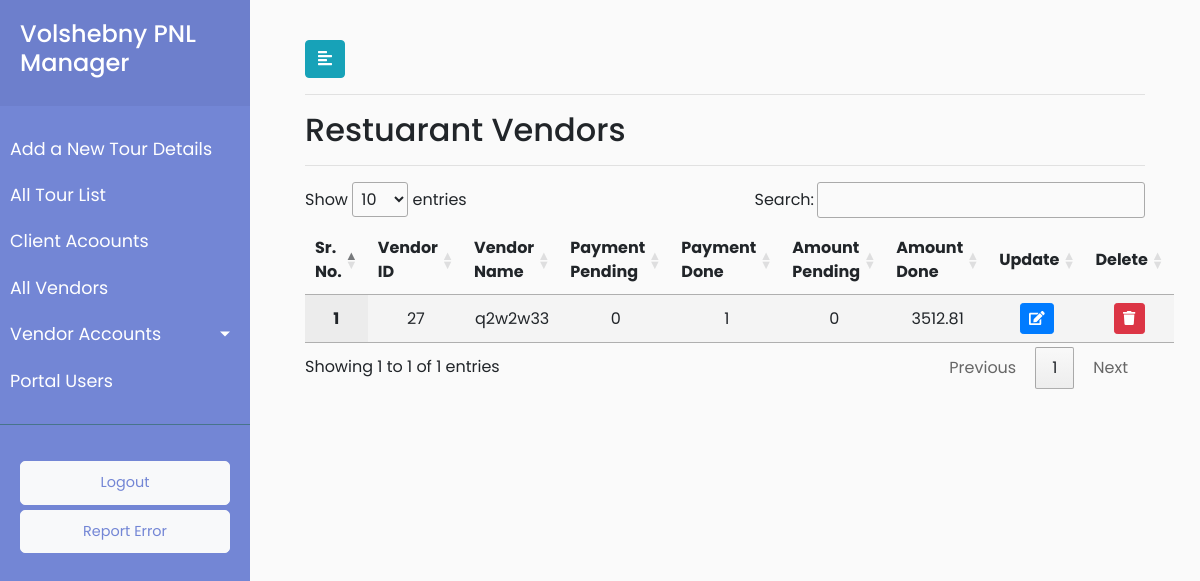
The page /vendor_accounts_restaurant_quatation/ (signed in) on the database its author committed.
### payment/models.py (models this page shows, shortened)
class Vendor(models.Model):
    vendor_type_choices=(('Air Ticket Service','Air Ticket Service'),
                        ('Visa Cost Service','Visa Cost Service'),
                        ('Hotel Quatation Service','Hotel Quatation Service'),
                        ('Restuarant Quatation Service','Restuarant Quatation Service'),
                        ('Entrances Quatation Service','Entrances Quatation Service'),
                        ('SapSan Quatation Service','SapSan Quatation Service'),
                        ('Guide Service','Guide Service'),
                        ('Transport Service','Transport Service'))
    vendor_name = models.CharField(max_length=920)
    vendor_address = models.CharField(max_length=920)
    vendor_type = models.CharField(choices=vendor_type_choices,max_length=920,default="Air Ticket Service")
    vendor_mobile = models.CharField(max_length=920,default="")
    vendor_email = models.CharField(max_length=920,default="")
    vendor_remark = models.CharField(max_length=920,default="")

### payment/views.py (the view)
# urls.py: path('vendor_accounts_restaurant_quatation/', views.vendor_accounts_restaurant_quatation, name='vendor_accounts_restaurant_quatation'),
@login_required(login_url='/user_login')
def vendor_accounts_restaurant_quatation(request):
    restaurant_list=functions.filtering_vendors("Restuarant Quatation Service")
    userrole = request.user.user_role
    return render(request,'payment/vendor_accounts_restaurant_quatation.html',{'restaurant_list':restaurant_list,'userrole':userrole })

### payment/functions.py (called while the page is built)
def filtering_vendors(vendor_type_parameter):
    vendor_payment_status = ['Pending','Done','Payment_Pending_Amonut','Payment_Done_Amount']
    x = list(set(list(Vendor.objects.filter(vendor_type=vendor_type_parameter).values_list('pk','vendor_name'))))
    vendor_status_list = [vendor_payment_count(a,vendor_payment_status_one) for a in x for vendor_payment_status_one in vendor_payment_status ]
    final = [vendor_status_list[i * 4:(i + 1) * 4] for i in range((len(vendor_status_list) + 4 - 1) // 4 )]
    vendor_dict = dict(zip(x,final))
    return vendor_dict

### payment/templates/payment/vendor_accounts_restaurant_quatation.html (shortened to what this page needs)
{% extends 'payment/base.html' %}
{% load static %}
{% block headscript %}
<link rel="stylesheet" href="//cdn.datatables.net/1.10.19/css/jquery.dataTables.min.css">
{% endblock headscript %}
{% block content %}
<div id="content">
	<div class="container-fluid">
		<button type="button" id="sidebarCollapse" class="btn btn-info">
			<i class="fas fa-align-left"></i>
		</button>
        <hr>
                <h2>Restuarant Vendors</h2>
        <hr>
        <div>
                       <table id="test_table" class="display" style="width:100%; text-align: center">
                            <thead>
                                <tr>
                                    <th>Sr. No.</th>
                                    <th>Vendor ID</th>
                                    <th>Vendor Name</th>
                                    <th>Payment Pending</th>
                                     <th>Payment Done</th>
                                     <th>Amount Pending</th>
                        <th>Amount Done</th>
                                      <th>Update</th>
                                        <th>Delete</th>
                                </tr>
                            </thead>
                           <tbody>
                    {% for key,value in restaurant_list.items %}
                    <tr>
                        <th class="text-center" scope="row">{{ forloop.counter }}</th>
                        <td class="text-center">{{ key.0 }}</td>
                        <td class="text-center">{{ key.1 }}</td>
                        <td class="text-center"><a href="{% url 'payment:vendor_accounts_restaurant_quatation_details'  vendor_id=key.0 payment_status="Pending"  %}"> {{value.0}} </a></td>
                        <td class="text-center"><a href="{% url 'payment:vendor_accounts_restaurant_quatation_details'  vendor_id=key.0 payment_status="Done"  %}">{{value.1}}</a></td>
                        <td class="text-center">{{value.2}}</a></td>
                        <td class="text-center">{{value.3}}</a></td>
                        <td>
							<button type="button" class="update-restaurant btn btn-sm btn-primary" data-id="{% url 'payment:vendor_restaurant_update' pk=key.0  %}">
								<span class="fa fa-edit"></span>
							</button>
						</td>
						<td>
							<button type="button" class="delete-restaurant btn btn-sm btn-danger" data-id="{% url 'payment:vendor_restaurant_delete' pk=key.0  %}">
								<span class="fa fa-trash"></span>
							</button>
						</td>
                    </tr>
                    {% endfor %}
                </tbody>
                             </table>
                </div>
            </div>
            </div>
{% endblock %}

### payment/static/payment/style.css (style rules this page uses)
body { font-family: 'Poppins', sans-serif; background: #fafafa; }
a, a:hover, a:focus { color: inherit; text-decoration: none; transition: all 0.3s; }
#content { width: calc(100% - 250px); padding: 40px; min-height: 100vh; transition: all 0.3s; position: absolute; top: 0; right: 0; }

### rows shown on the page
Vendor: id "27", vendor_name "q2w2w33", value "0", value "1", value "3512.81"
